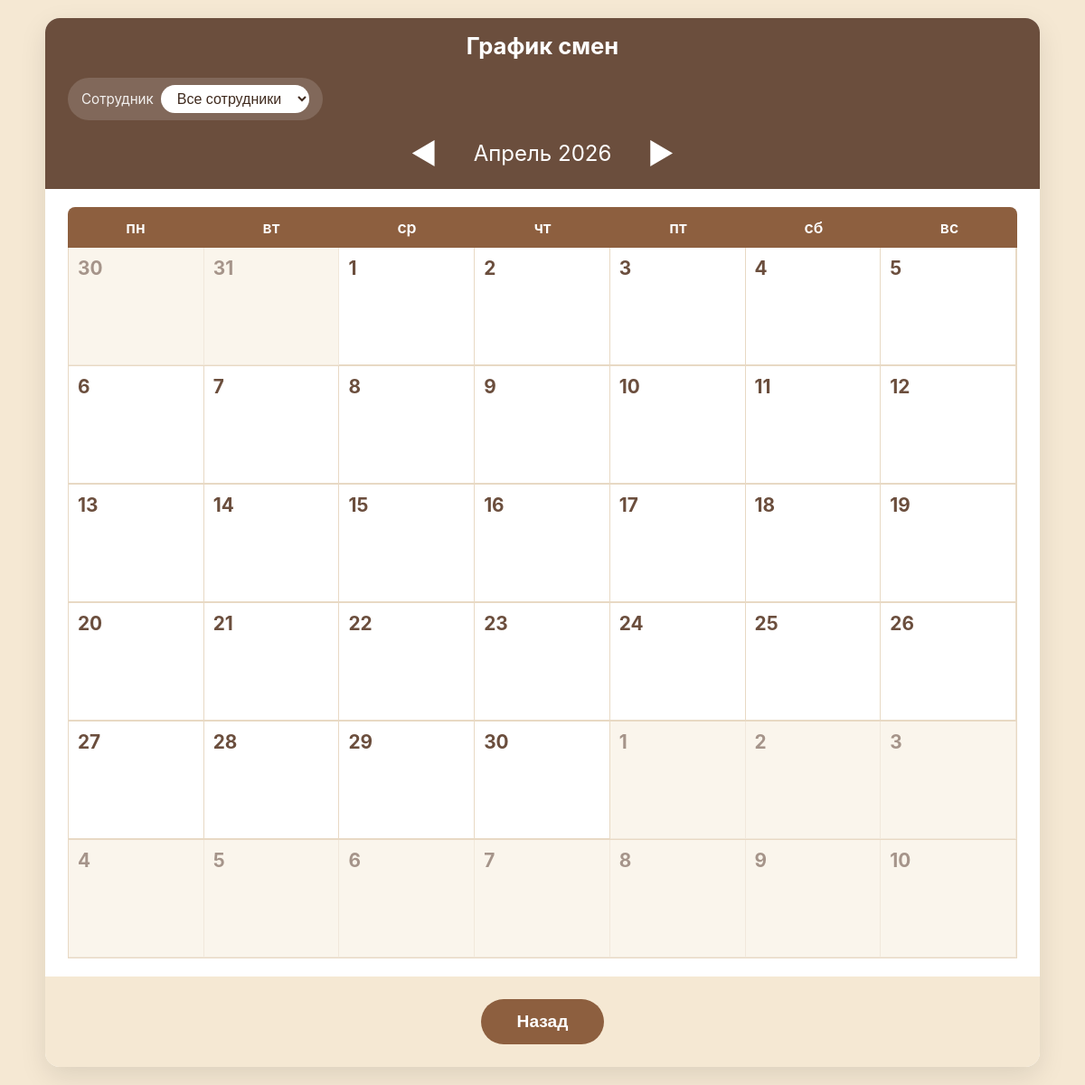
The app's page /schedule (signed in), older data.
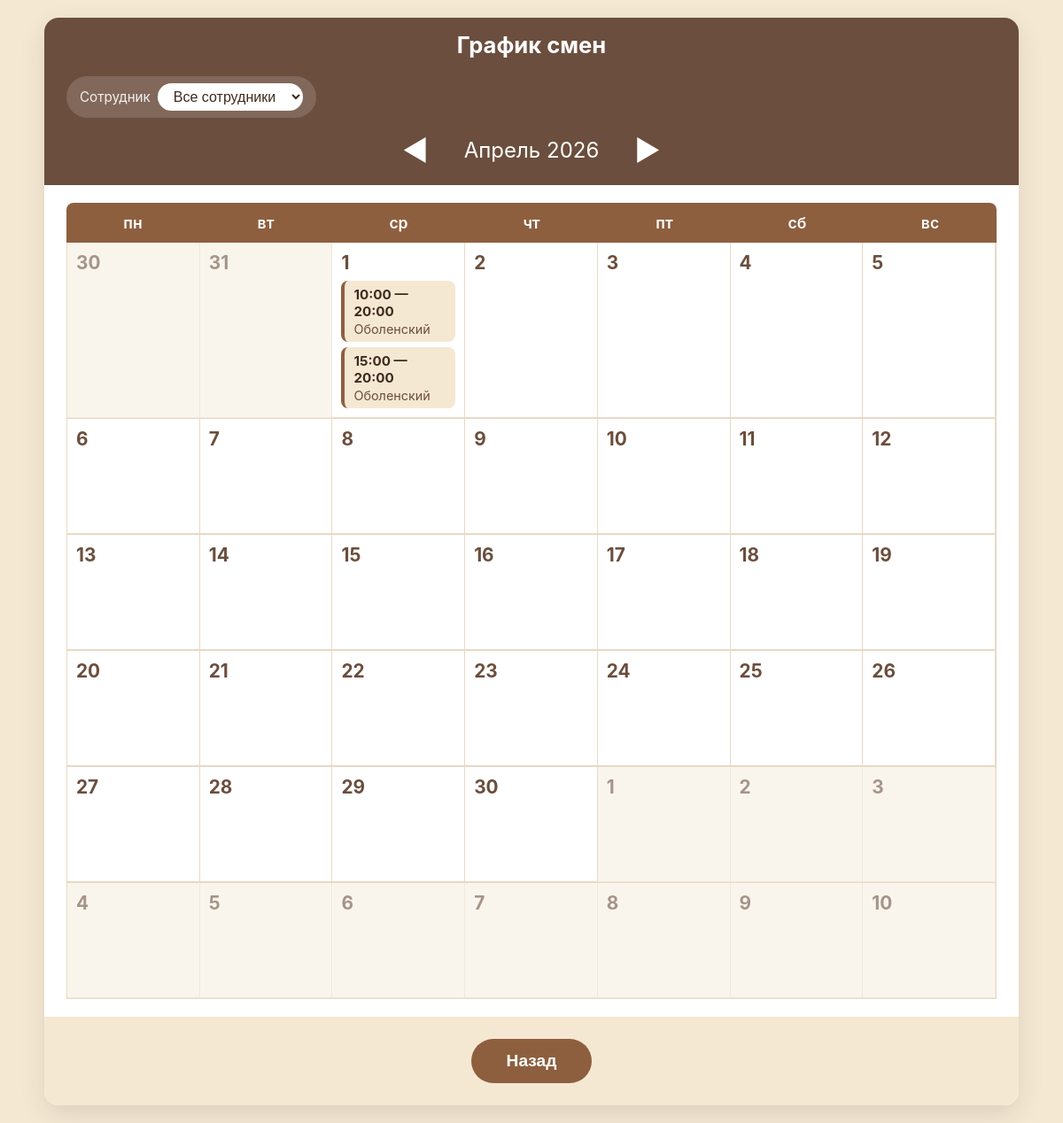
The same page, newer data.
### tables this page shows
CREATE TABLE Smena(
            ID INTEGER PRIMARY KEY NOT NULL,
            Date DATE NOT NULL,
            Planovoe_nachalo TIME NOT NULL,
            Planovoe_okonchanie TIME NOT NULL,
            Dlitelnost TIME NOT NULL,
            ID_Sotrudnik INTEGER NOT NULL,
            FOREIGN KEY (ID_Sotrudnik) REFERENCES Sotrudnik (ID)
        );

CREATE TABLE Sotrudnik(
            ID INTEGER PRIMARY KEY NOT NULL,
            Family NVARCHAR(50) NOT NULL,
            Name NVARCHAR(30) NOT NULL,
            Otchestvo NVARCHAR(30) NOT NULL,
            Phone NVARCHAR(12),
            Work_phone NVARCHAR(12) NOT NULL,
            Address_email NVARCHAR(150), 
            ID_Role INTEGER NOT NULL,
            ID_Doljnost INTEGER NOT NULL,
            ID_Pol INTEGER NOT NULL,
            FOREIGN KEY (ID_Role) REFERENCES Role (ID),
            FOREIGN KEY (ID_Doljnost) REFERENCES Doljnost (ID),
            FOREIGN KEY (ID_Pol) REFERENCES Pol (ID)
        );

### main.py (the view, shortened to what this page needs)
@app.route('/schedule', methods=['GET', 'POST'])
def schedule_page():
    if 'Data' not in session:
        if request.method == 'POST':
            return jsonify({'success': False, 'error': 'Не авторизован'}), 401
        return redirect('/login')
    year = request.args.get('year', datetime.now().year, type=int)
    month = request.args.get('month', datetime.now().month, type=int)
    data = DB_utils.get_shifts(year, month)
    return render_template('smeny.html', weeks=data['weeks'],
                           year=data['year'], month_name=data['month_name'],
                           employees=data['employees'], prev_year=data['prev_year'],
                           prev_month=data['prev_month'], next_year=data['next_year'],
                           next_month=data['next_month'])

### DB_utils.py (called while the page is built)
def get_employee_by_ID(id):
    connection = sqlite3.connect('kotocafe.db', check_same_thread=False)
    cursor = connection.cursor()
    if id==0:
        d = cursor.execute('''
                SELECT Family FROM Sotrudnik
            ''').fetchall()
        return d
    else:
        d = cursor.execute('''
            SELECT Family FROM Sotrudnik WHERE ID = ?
        ''', (id,)).fetchone()
        return d[0]

### templates/smeny.html (shortened to what this page needs)
<!DOCTYPE html>
<html lang="ru">
<head>
    <link rel="stylesheet" href="{{ url_for('static', filename='smeny.css') }}">
</head>
<body>
    <div class="app-container">
        <div class="header">
            <div class="header-top">
              <h1 class="title">График смен</h1>
                <div class="employee-select">
                    <label>Сотрудник</label>
                    <select id="employee-select" onchange="filterByEmployee()">
                        <option value="">Все сотрудники</option>
                    </select>
                </div>
            </div>
            <div class="month-header">
                <a href="/schedule?year={{ prev_year }}&month={{ prev_month }}" class="month-arrow">◀</a>
                <span class="month-name">{{ month_name }} {{ year }}</span>
                <a href="/schedule?year={{ next_year }}&month={{ next_month }}" class="month-arrow">▶</a>
            </div>
        </div>
        <div class="calendar">
            <div class="weekdays">
                <div class="weekday">пн</div>
                <div class="weekday">вт</div>
                <div class="weekday">ср</div>
                <div class="weekday">чт</div>
                <div class="weekday">пт</div>
                <div class="weekday">сб</div>
                <div class="weekday">вс</div>
            </div>
            {% for week in weeks %}
            <div class="week">
                {% for day in week %}
                <div
                    class="day
                           {% if not day.is_current_month %}other-month{% endif %}
                           {% if day.is_current_month %}current-month clickable{% endif %}"
                    data-date="{{ day.date }}"
                    {% if day.is_current_month %}onclick="openAddModal('{{ day.date }}')"{% endif %}>
                    <div class="day-number">
                        {{ day.day }}
                    </div>
                    <div class="shifts-container">
                        {% for shift in day.shifts %}
                        <div class="shift">
                            <div class="shift-time">{{ shift.start }} — {{ shift.end }}</div>
                            <div class="shift-employee">{{ shift.employee }}</div>
                        </div>
                        {% endfor %}
                    </div>
                </div>
                {% endfor %}
            </div>
            {% endfor %}
        </div>
        <div class="footer-buttons">
            <button onclick="history.back()" class="btn btn-back">Назад</button>
        </div>
    </div>
</body>
</html>

### static/smeny.css (style rules this page uses)
* { margin: 0; padding: 0; box-sizing: border-box; }
body { font-family: -apple-system, BlinkMacSystemFont, 'Segoe UI', Roboto, sans-serif; background: #f5e8d3; color: #3f2a1e; padding: 20px; }
.app-container { max-width: 1100px; margin: 0 auto; background: #fff; border-radius: 16px; box-shadow: 0 10px 30px rgba(0, 0, 0, 0.1); overflow: hidden; }
.header { background: #6b4e3d; color: #fff; padding: 15px 25px; }
.header-top { display: flex; align-items: center; gap: 20px; flex-wrap: wrap; }
.employee-select { display: flex; align-items: center; gap: 8px; background: rgba(255,255,255,0.15); padding: 8px 15px; border-radius: 50px; }
.employee-select label { font-size: 0.95rem; opacity: 0.9; }
.employee-select select { background: #fff; color: #3f2a1e; border: none; border-radius: 50px; padding: 6px 14px; font-size: 1rem; }
.title { text-align: center; width:100%; font-size: 1.6rem; font-weight: 700; }
.month-header { display: flex; align-items: center; justify-content: center; gap: 25px; margin-top: 12px; font-size: 1.5rem; }
.month-arrow { color: #fff; font-size: 2rem; text-decoration: none; padding: 5px 15px; border-radius: 50%; transition: background 0.2s; }
.calendar { padding: 20px 25px; }
.weekdays { display: grid; grid-template-columns: repeat(7, 1fr); background: #8d5f3f; color: #fff; text-align: center; font-weight: 600; border-radius: 8px 8px 0 0; overflow: hidden; }
.weekday { padding: 12px 8px; font-size: 1.1rem; }
.week { display: grid; grid-template-columns: repeat(7, 1fr); border: 1px solid #e8d9c4; border-top: none; }
.day { min-height: 130px; padding: 10px; border-right: 1px solid #e8d9c4; border-bottom: 1px solid #e8d9c4; background: #fffaf0; position: relative; transition: background 0.2s; }
.day.other-month { background: #f8f0e0; opacity: 0.6; }
.day.current-month { background: #fff; }
.day-number { font-size: 1.3rem; font-weight: 700; color: #6b4e3d; margin-bottom: 8px; }
.shifts-container { display: flex; flex-direction: column; gap: 6px; font-size: 0.95rem; }
.shift { background: #f5e8d3; padding: 6px 10px; border-radius: 8px; border-left: 4px solid #8d5f3f; }
.shift-time { font-weight: 700; color: #3f2a1e; }
.shift-employee { font-size: 0.9rem; color: #6b4e3d; margin-top: 2px; }
.footer-buttons { display: flex; justify-content: center; gap: 20px; padding: 25px; background: #f5e8d3; }
.btn { padding: 14px 40px; border: none; border-radius: 50px; font-size: 1.2rem; font-weight: 600; cursor: pointer; transition: all 0.3s; }
.btn-back { background: #8d5f3f; color: #fff; }

Row changes from the older to the newer data that the page shows:
added Smena: start "10:00", end "20:00"
now on this page (row unchanged): Sotrudnik: employee "Оболенский" "Оболенский"
added Smena: start "15:00", end "20:00"
